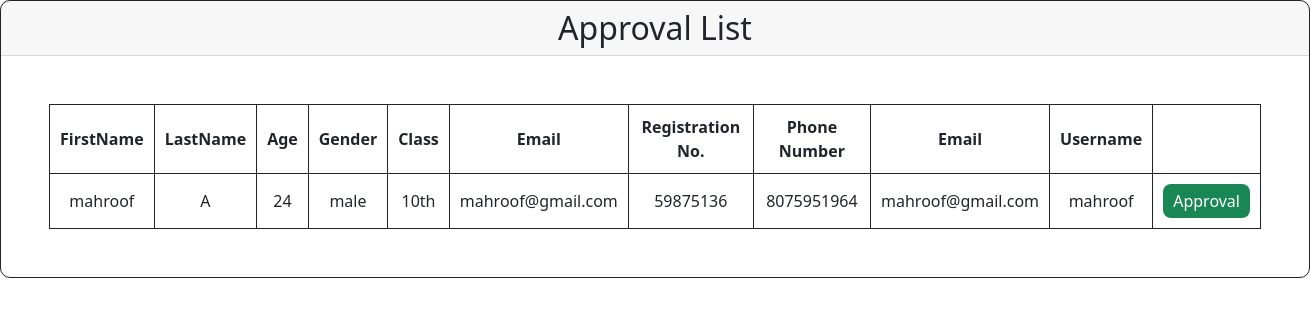
The page /studentapproval on the database its author committed.
### ManagementApp/models.py (models this page shows)
class Student(models.Model):
    firstname=models.CharField(max_length=20)
    lastname=models.CharField(max_length=20)
    age=models.IntegerField()
    gender=models.CharField(max_length=10)
    class1=models.CharField(max_length=10)
    email=models.EmailField()
    regno=models.CharField(max_length=20)
    phone=models.CharField(max_length=15)
    username=models.CharField(max_length=20)
    password=models.CharField(max_length=100)
    Value=models.IntegerField()
    user_type=models.CharField(max_length=10)

### ManagementApp/views.py (the view)
# urls.py: path('studentapproval',views.student_approval,name='student_approval'),
def student_approval(request):
    student=Student.objects.filter(Value=0)
    return render(request,'student-approval.html',{'student':student})

### ManagementApp/templates/student-approval.html (shortened to what this page needs)
<!DOCTYPE html>
<html lang="en">
<head>
    <link href="https://cdn.jsdelivr.net/npm/bootstrap@5.0.2/dist/css/bootstrap.min.css" rel="stylesheet">
</head>
<body>
    <div class="card card1">
        <h2 class="text-center card-header ">Approval List</h2>
        <div class="card-body p-5">
            <table>
                <tr class="text-center ">
                    <th>FirstName</th>
                    <th>LastName</th>
                    <th>Age</th>
                    <th>Gender</th>
                    <th>Class</th>
                    <th>Email</th>
                    <th>Registration No.</th>
                    <th>Phone Number</th>
                    <th>Email</th>
                    <th>Username</th>
                    <th></th>
                </tr>
                {%for i in student %}
                <tr class="text-center ">
                    <td>{{i.firstname}}</td>
                    <td>{{i.lastname}}</td>
                    <td>{{i.age}}</td>
                    <td>{{i.gender}}</td>
                    <td>{{i.class1}}</td>
                    <td>{{i.email}}</td>
                    <td>{{i.regno}}</td>
                    <td>{{i.phone}}</td>
                    <td>{{i.email}}</td>
                    <td>{{i.username}}</td>
                    <td><button class="btn-success  btn1"><a href="approve/{{i.id}}">Approval</a></button></td>
                </tr>
                {% endfor %}
            </table>
        </div>
    </div>
</body>
</html>

### ManagementApp/templates/student-approval.html (style rules this page uses)
.card1 { width: fit-content; border: 1px solid; border-radius: 10px; }
td,th { border: 1px solid; padding: 10px; }
.btn1 { padding: 5px 10px; border: none; border-radius: 8px; }
.btn1 a { text-decoration: none; color: white; }

### rows shown on the page
Student: firstname "mahroof", lastname "A", age "24", gender "male", class1 "10th", email "mahroof@gmail.com", regno "59875136", phone "8075951964", username "mahroof"
